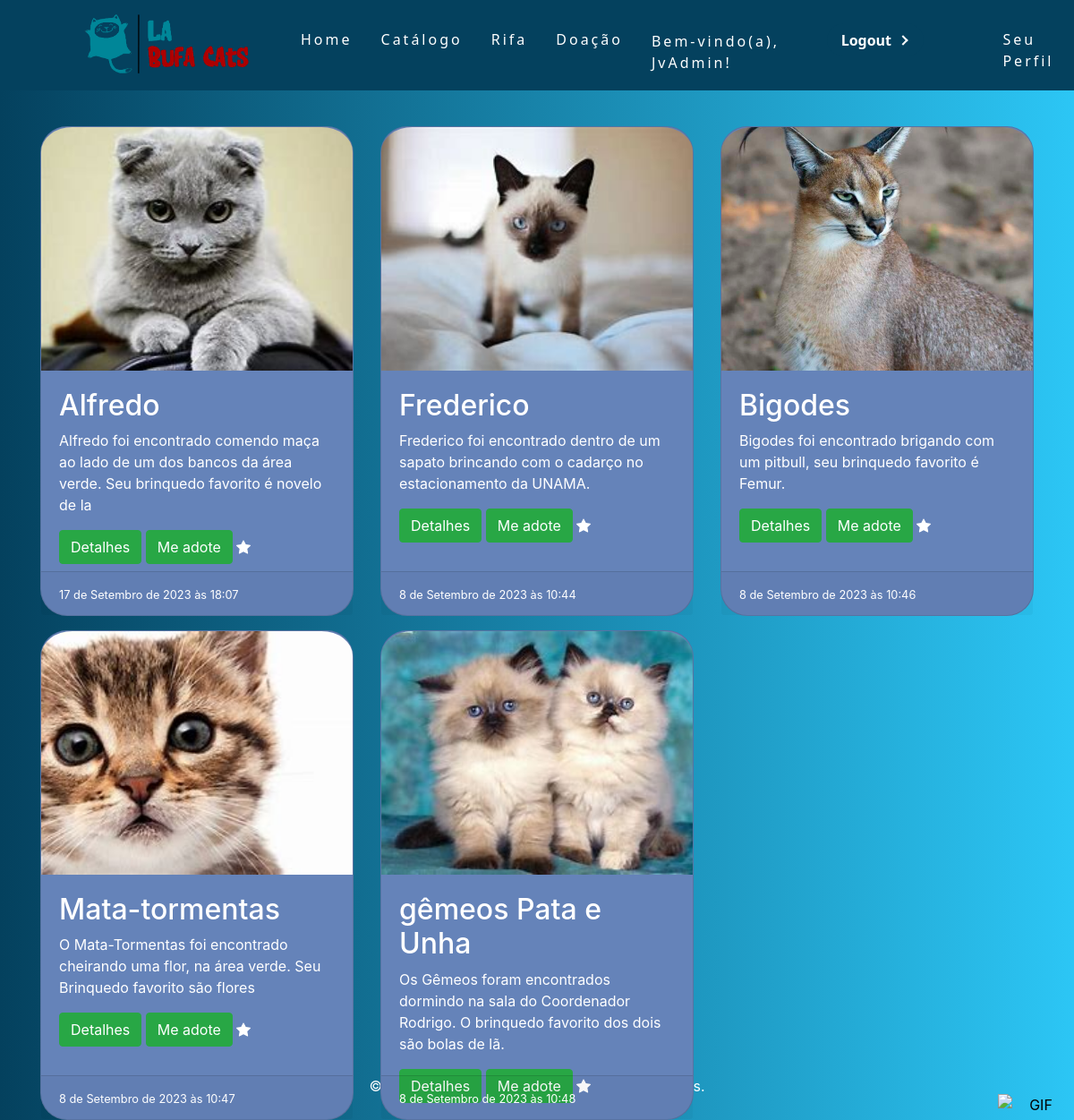
The page /catalogo/ (signed in) on the database its author committed.
### apps/accounts/models.py (models this page shows)
class Post(models.Model):
    titulo_post = models.CharField(max_length=100)
    descricao_post = models.CharField(max_length=255)
    data_post = models.DateTimeField('Data publicado')
    img = models.ImageField(upload_to = 'uploads', default='')

### apps/accounts/views.py (the view)
# urls.py: path('catalogo/', views.CatalogoView.as_view(), name='catalogo'),
class CatalogoView(ListView):
    model = Post
    template_name = 'catalogo.html'
    context_object_name = 'posts'

### templates/catalogo.html (shortened to what this page needs)
{% extends "base.html" %}
{% load static %}
{% block body %}
    <div class="container">
        <div class="row">
            {% for post in posts %}
            <div class="col-12 col-md-4 col-xl-4">
                <div class="card" id="cardH1" style= "margin-top: 1rem;" style="object-fit: content;">
                    <img src={{ post.img.url }} style="max-height: 17rem; max-width: 27rem; height: 17rem; object-fit: cover; border-radius: 10% 10% 0% 0%;">
                    <div class="card-body" style="color: white; height: 14rem;">
                            <h2>{{ post.titulo_post }}</h2>
                            <p>{{ post.descricao_post }}</p>
                            <a href="{% url 'accounts:detalhes' post.id %}"> <button type="button" class="btn btn-success">Detalhes</button></a>
                            <a href="{% url 'accounts:adocao' post.id %}"> <button type="button" class="btn btn-success">Me adote</button></a>
                            <a href="#">
                            </a>
                    </div>
                    <div class="card-footer" style="color: white;">
                        <small class="">{{ post.data_post }}</small>
                    </div>
                </div>
            </div>
            {% endfor %}
        </div>
    </div>
</body>
</html>
{% endblock %}

### templates/base.html (shortened to what this page needs)
{% load static %}
<!DOCTYPE html>
<html lang="pt-br">
<head>
    <link rel="stylesheet" href="{% static 'css/style.css' %}">
    <link href="https://cdn.jsdelivr.net/npm/bootstrap@5.3.1/dist/css/bootstrap.min.css" rel="stylesheet">
</head>
<body>
  <nav>
    <ul class="nav-list" style="z-index: 1;">
      <li><img src="{% static 'img/Logolabufacats.png' %}"  style="width: 15rem; margin-top: 0rem;"></li>
      <li><a class="J" href="{% url 'accounts:index' %}">Home</a></li>
      <li><a class="J" href="{% url 'accounts:catalogo' %}">Catálogo</a></li>
      <li><a class="J" href="{% url 'accounts:rifas' %}">Rifa</a></li>
      <li><a class="J" href="{% url 'accounts:doacao' %}">Doação</a></li>
      <li style="color:white; margin-top: 2.145rem;">
        {% if user.is_authenticated %}
          Bem-vindo(a), {{ user.username }}!
      </li>
      <li class="nav-item" style="margin-left:8.7rem; margin-top:-1rem;">
        <a class="nav-link active" aria-current="page" href="{% url 'accounts:user_logout' %}"><button id="botaoLoginH">Logout<div class="arrow-wrapper"><div class="arrow"></div></div></button></a>
      </li>
      <li><a class="J" id="botaoPeril" href="{% url 'accounts:user_profile' %}">Seu Perfil</a></li>
        {% endif %}
    </ul>
  </nav>
  <div class="footer" style="position: fixed; bottom: 0; left: 0; right: 0; padding: 10px; background-color: #09b9d8; text-align: center; background: linear-gradient(to right, #04415e, #2cc6f5); color: white;">
    <p>&copy; 2023 La Bufa.inc Todos os direitos reservados.</p>
  </div>
<button id="rotateButton" style="border: none; background: none; cursor: pointer;">
  <img src={% static 'img/maxwell-cat.gif' %} alt="GIF" style="position: fixed; bottom: 0; right: 0; margin: 5px; width: 80px;">
</button>
{% block body %}
{% endblock%}
<link rel="stylesheet" href="https://maxcdn.bootstrapcdn.com/bootstrap/4.5.2/css/bootstrap.min.css">
</body>

### static/css/style.css (style rules this page uses)
body { background: linear-gradient(to right, #04415e, #2cc6f5); overflow-x: hidden; }
* { margin: 0; padding: 0; }
a { color: #fff; text-decoration: none; transition: 0.3s; color: inherit; font-weight: normal; }
.J { color: white; border-radius: 20px; box-sizing: border-box; border: 5px; border-radius: 30px; display: flex; transition: 0.2s background; align-items: center; margin-top: 2rem; }
nav { display: flex; justify-content: space-around; align-items: center; font-family: system-ui, -apple-system, Helvetica, Arial, sans-serif; background: #04415e; height: 8vh; padding-bottom: 6.3rem; }
.nav-list { list-style: none; display: flex; }
.nav-list li { letter-spacing: 3px; margin-left: 32px; }
.footer { background-color: #09b9d8; text-align: center; padding: 20px; }
#botaoLoginH { --primary-color: #04415e; --secondary-color: #fff; --hover-color: #2cc6f5; --arrow-width: 10px; --arrow-stroke: 2px; margin-left: -9.3rem; margin-top: 2.145rem; box-sizing: border-box; border: 0; border-radius: 20px; color: #fff; padding: 0.4rem 1rem; background: #04415e; display: flex; transition: 0.2s background; align-items: center; gap: 0.6em; font-weight: bold; }
#botaoLoginH .arrow-wrapper { display: flex; justify-content: center; align-items: center; }
#botaoLoginH .arrow { margin-top: 1px; width: var(--arrow-width); background: #04415e; height: var(--arrow-stroke); position: relative; transition: 0.2s; }
#botaoLoginH .arrow::before { content: ""; box-sizing: border-box; position: absolute; border: solid #fff; border-width: 0 var(--arrow-stroke) var(--arrow-stroke) 0; display: inline-block; top: -3px; right: 3px; transition: 0.2s; padding: 3px; transform: rotate(-45deg); }
#cardH1 { border-radius: 30px; background-color: #6583b9; }

### rows shown on the page
Post: img (picture), titulo_post "Alfredo", descricao_post "Alfredo foi encontrado comendo maça ao lado de um dos bancos da área verde. Seu brinquedo favorito é novelo de la", data_post "17 de Setembro de 2023 às 18:07"
Post: img (picture), titulo_post "Frederico", descricao_post "Frederico foi encontrado dentro de um sapato brincando com o cadarço no estacionamento da UNAMA.", data_post "8 de Setembro de 2023 às 10:44"
Post: img (picture), titulo_post "Bigodes", descricao_post "Bigodes foi encontrado brigando com um pitbull, seu brinquedo favorito é Femur.", data_post "8 de Setembro de 2023 às 10:46"
Post: img (picture), titulo_post "Mata-tormentas", descricao_post "O Mata-Tormentas foi encontrado cheirando uma flor, na área verde. Seu Brinquedo favorito são flores", data_post "8 de Setembro de 2023 às 10:47"
Post: img (picture), titulo_post "gêmeos Pata e Unha", descricao_post "Os Gêmeos foram encontrados dormindo na sala do Coordenador Rodrigo. O brinquedo favorito dos dois são bolas de lã.", data_post "8 de Setembro de 2023 às 10:48"

### other values the page prints
{{ user.username }} "JvAdmin"
